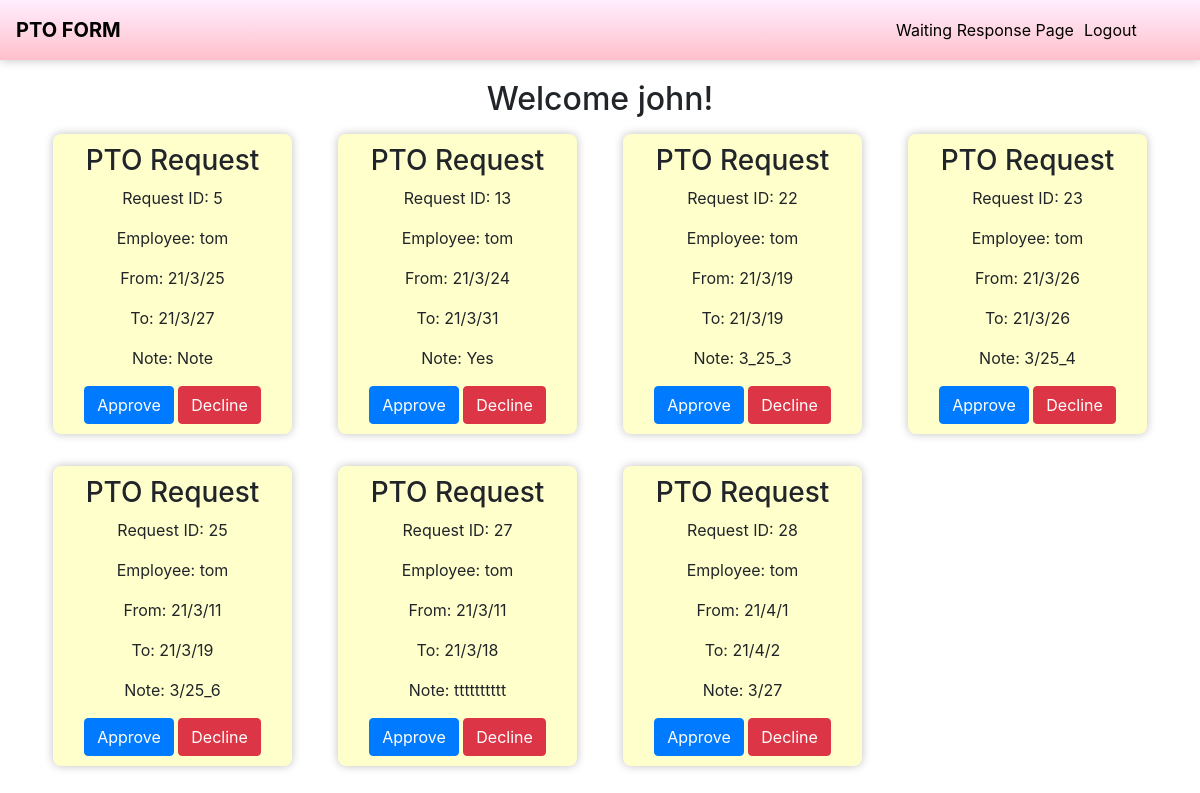
Before: /supervisor/ (signed in) with the older database file.
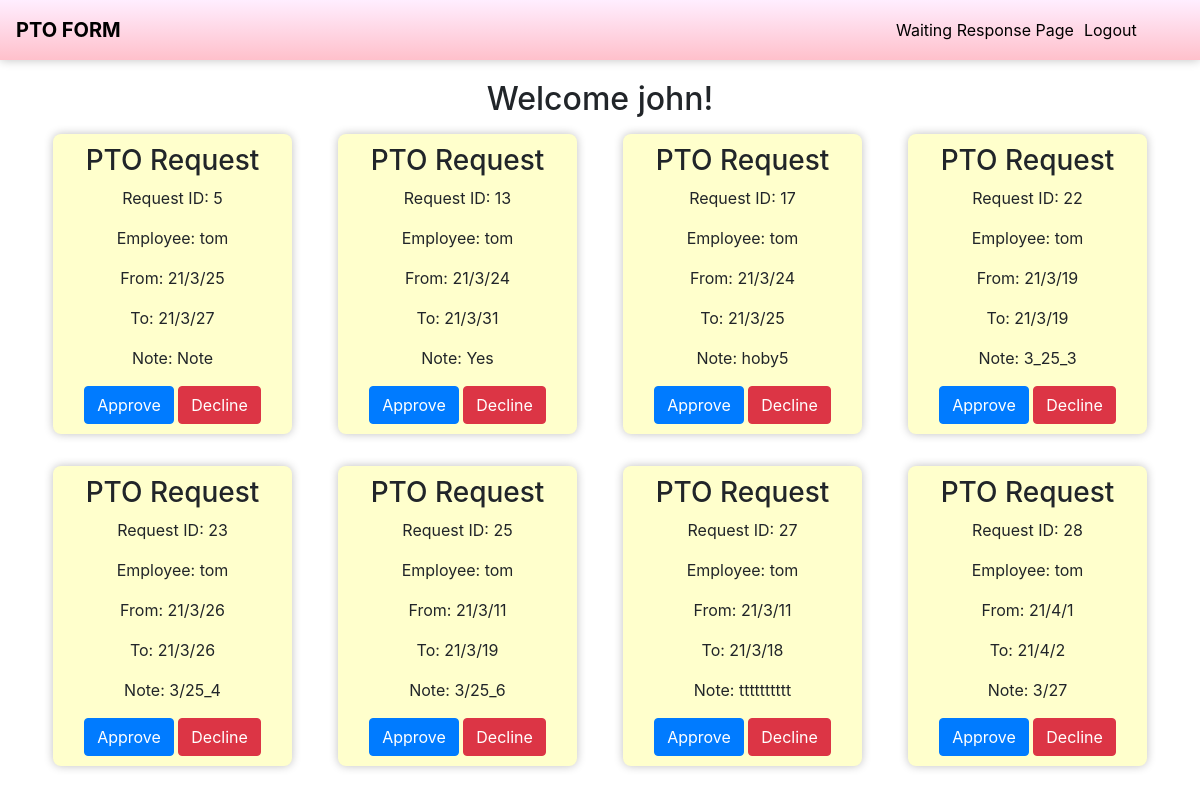
After: the same page with the newer database file.
### potform/models.py (models this page shows)
class RequestPTO(models.Model):
  post_employee = models.ForeignKey(get_user_model(), on_delete=models.CASCADE, null=False, related_name ='post_employee')
  chose_supervisor = models.ForeignKey(get_user_model(), on_delete=models.CASCADE, null=False, related_name ='chose_supervisor')
  confirm_hr = models.ForeignKey(get_user_model(), on_delete=models.CASCADE, null=True, related_name ='confirm_hr')
  request_date_from = models.DateTimeField(null=False)
  request_date_to = models.DateTimeField(null=False)
  note = models.TextField(null=True, blank=True, max_length=200)
  request = models.IntegerField(default=3)

class User(AbstractUser):
  is_employee = models.BooleanField(default=False)
  is_supervisor = models.BooleanField(default=False)
  is_hr = models.BooleanField(default=False)

### potform/views.py (the view, shortened to what this page needs)
# urls.py: path('supervisor/', SupervisorView.as_view(), name='supervisor'),
class SupervisorView(LoginRequiredMixin, ListView):
    context_object_name = 'request_list'
    model = RequestPTO
    paginate_by = 8
    template_name = "supervisor.html"
    def get(self, request, *args, **kwargs):
        user =  User.objects.filter(username=self.request.user)
        if user and user[0].is_supervisor:
            return super().get(request, **kwargs)
        else:
            return redirect('index')
    def get_queryset(self):
        return RequestPTO.objects.filter(request=3,chose_supervisor=self.request.user)

### potform/templates/supervisor.html (shortened to what this page needs)
{% extends 'base.html' %}
{% block main %}
  <div class="list_of_rquests_from_employee form w-100 text-center supervisorpage" >
    <h2>Welcome {{ user.get_username }}!</h2>
  </div>
  {% for request in request_list %}
  <div class="col-lg-3">
    <form action="{% url 'supervisor' %}" method="post" class="form w-100 text-center m-auto" >
      <ul class="p-2">
        <li class="request_list m-0">
          <h3>PTO Request</h3>
          <p>Request ID: {{ request.id }} </p>
          <p>Employee: {{ request.post_employee }}</p>
          <p>From: {{ request.request_date_from|date:"y/n/j" }}</p>
          <p>To: {{ request.request_date_to|date:"y/n/j" }}</p>
          <p>Note: {{ request.note }}</p>
          <input class="btn btn-primary" type="submit" value="Approve" name="request"/>
          <input class="btn btn-danger" type="submit" value="Decline" name="request"/>
        </li>
      </ul>
    </form>
  </div>
  {% endfor %}
{% endblock main %}

Changed rows visible on the page:
now on this page (row edited): RequestPTO: id "17", post_employee "tom", request_date_from "21/3/24", request_date_to "21/3/25", note "hoby5"
